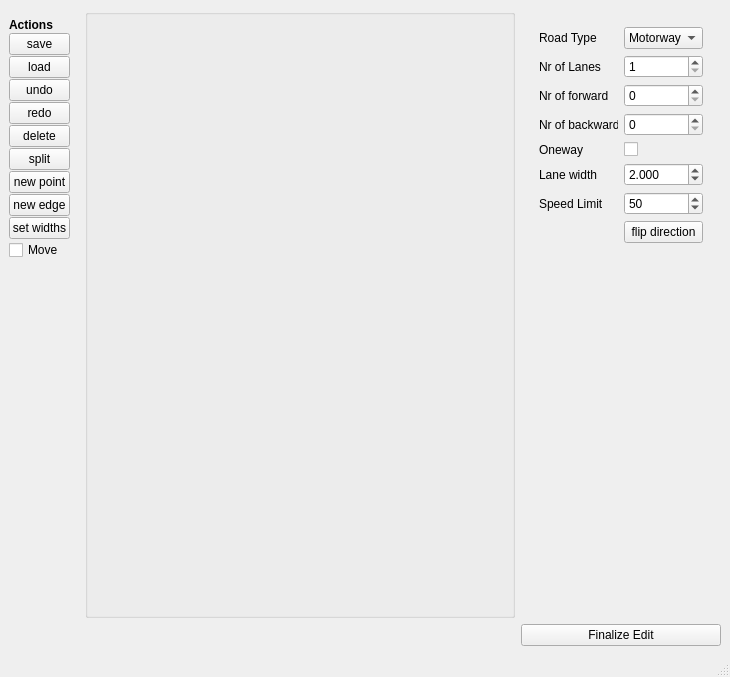
<?xml version="1.0" encoding="UTF-8"?>
<ui version="4.0">
 <class>EdgeEdit</class>
 <widget class="QMainWindow" name="EdgeEdit">
  <property name="geometry">
   <rect>
    <x>0</x>
    <y>0</y>
    <width>730</width>
    <height>677</height>
   </rect>
  </property>
  <property name="windowTitle">
   <string>Edge Edit</string>
  </property>
  <widget class="QWidget" name="centralwidget">
   <layout class="QGridLayout" name="gridLayout">
    <item row="0" column="1">
     <widget class="QGroupBox" name="plot_groupBox">
      <property name="minimumSize">
       <size>
        <width>400</width>
        <height>400</height>
       </size>
      </property>
      <property name="title">
       <string/>
      </property>
      <layout class="QGridLayout" name="gridLayout_2">
       <item row="0" column="0">
        <layout class="QVBoxLayout" name="plot_frame"/>
       </item>
      </layout>
     </widget>
    </item>
    <item row="0" column="0">
     <widget class="QWidget" name="Buttons" native="true">
      <property name="minimumSize">
       <size>
        <width>70</width>
        <height>0</height>
       </size>
      </property>
      <property name="maximumSize">
       <size>
        <width>60</width>
        <height>16777215</height>
       </size>
      </property>
      <layout class="QVBoxLayout" name="verticalLayout">
       <property name="spacing">
        <number>1</number>
       </property>
       <property name="leftMargin">
        <number>0</number>
       </property>
       <property name="bottomMargin">
        <number>1</number>
       </property>
       <item>
        <widget class="QLabel" name="label">
         <property name="font">
          <font>
           <weight>75</weight>
           <bold>true</bold>
          </font>
         </property>
         <property name="text">
          <string>Actions</string>
         </property>
         <property name="alignment">
          <set>Qt::AlignLeading|Qt::AlignLeft|Qt::AlignVCenter</set>
         </property>
        </widget>
       </item>
       <item>
        <widget class="QPushButton" name="b_save">
         <property name="toolTip">
          <string>ctrl+s</string>
         </property>
         <property name="text">
          <string>save</string>
         </property>
        </widget>
       </item>
       <item>
        <widget class="QPushButton" name="b_load">
         <property name="toolTip">
          <string>ctrl + l</string>
         </property>
         <property name="text">
          <string>load</string>
         </property>
        </widget>
       </item>
       <item>
        <widget class="QPushButton" name="b_undo">
         <property name="toolTip">
          <string>ctrl + z</string>
         </property>
         <property name="text">
          <string>undo</string>
         </property>
        </widget>
       </item>
       <item>
        <widget class="QPushButton" name="b_redo">
         <property name="toolTip">
          <string>ctrl + shift + z</string>
         </property>
         <property name="text">
          <string>redo</string>
         </property>
        </widget>
       </item>
       <item>
        <widget class="QPushButton" name="b_delete">
         <property name="maximumSize">
          <size>
           <width>16777215</width>
           <height>16777215</height>
          </size>
         </property>
         <property name="toolTip">
          <string>del</string>
         </property>
         <property name="text">
          <string>delete</string>
         </property>
        </widget>
       </item>
       <item>
        <widget class="QPushButton" name="b_split">
         <property name="toolTip">
          <string>ctrl + d</string>
         </property>
         <property name="text">
          <string>split</string>
         </property>
        </widget>
       </item>
       <item>
        <widget class="QPushButton" name="b_new_waypoint">
         <property name="toolTip">
          <string>ctrl + n</string>
         </property>
         <property name="text">
          <string>new point</string>
         </property>
        </widget>
       </item>
       <item>
        <widget class="QPushButton" name="b_new_edge">
         <property name="toolTip">
          <string>ctrl + e</string>
         </property>
         <property name="text">
          <string>new edge</string>
         </property>
        </widget>
       </item>
       <item>
        <widget class="QPushButton" name="b_set_widths">
         <property name="text">
          <string>set widths</string>
         </property>
        </widget>
       </item>
       <item>
        <widget class="QCheckBox" name="chk_move">
         <property name="text">
          <string>Move</string>
         </property>
        </widget>
       </item>
       <item>
        <spacer name="verticalSpacer">
         <property name="orientation">
          <enum>Qt::Vertical</enum>
         </property>
         <property name="sizeHint" stdset="0">
          <size>
           <width>20</width>
           <height>40</height>
          </size>
         </property>
        </spacer>
       </item>
      </layout>
     </widget>
    </item>
    <item row="0" column="2">
     <widget class="QWidget" name="verticalWidget" native="true">
      <property name="minimumSize">
       <size>
        <width>200</width>
        <height>0</height>
       </size>
      </property>
      <property name="maximumSize">
       <size>
        <width>200</width>
        <height>16777215</height>
       </size>
      </property>
      <layout class="QVBoxLayout" name="verticalLayout_2">
       <item>
        <widget class="QWidget" name="widget" native="true">
         <layout class="QGridLayout" name="gridLayout_3">
          <item row="3" column="1">
           <widget class="QSpinBox" name="sp_backward_lanes"/>
          </item>
          <item row="2" column="1">
           <widget class="QSpinBox" name="sp_forward_lanes"/>
          </item>
          <item row="4" column="0">
           <widget class="QLabel" name="label_6">
            <property name="text">
             <string>Oneway</string>
            </property>
           </widget>
          </item>
          <item row="3" column="0">
           <widget class="QLabel" name="label_4">
            <property name="text">
             <string>Nr of backward</string>
            </property>
           </widget>
          </item>
          <item row="0" column="1">
           <widget class="QComboBox" name="co_road_type">
            <item>
             <property name="text">
              <string>Motorway</string>
             </property>
            </item>
            <item>
             <property name="text">
              <string>Motorway Link</string>
             </property>
            </item>
            <item>
             <property name="text">
              <string>Trunk</string>
             </property>
            </item>
            <item>
             <property name="text">
              <string>Trunk Link</string>
             </property>
            </item>
            <item>
             <property name="text">
              <string>Primary</string>
             </property>
            </item>
            <item>
             <property name="text">
              <string>Primary Link</string>
             </property>
            </item>
            <item>
             <property name="text">
              <string>Secondary</string>
             </property>
            </item>
            <item>
             <property name="text">
              <string>Secondary Link</string>
             </property>
            </item>
            <item>
             <property name="text">
              <string>Tertiary</string>
             </property>
            </item>
            <item>
             <property name="text">
              <string>Tertiary Link</string>
             </property>
            </item>
            <item>
             <property name="text">
              <string>Unclassified</string>
             </property>
            </item>
            <item>
             <property name="text">
              <string>Residential</string>
             </property>
            </item>
            <item>
             <property name="text">
              <string>Living Street</string>
             </property>
            </item>
            <item>
             <property name="text">
              <string>Service</string>
             </property>
            </item>
           </widget>
          </item>
          <item row="1" column="1">
           <widget class="QSpinBox" name="sp_lane_count">
            <property name="minimum">
             <number>1</number>
            </property>
           </widget>
          </item>
          <item row="5" column="0">
           <widget class="QLabel" name="label_7">
            <property name="text">
             <string>Lane width</string>
            </property>
           </widget>
          </item>
          <item row="0" column="0">
           <widget class="QLabel" name="label_5">
            <property name="text">
             <string>Road Type</string>
            </property>
           </widget>
          </item>
          <item row="4" column="1">
           <widget class="QCheckBox" name="ch_oneway">
            <property name="text">
             <string/>
            </property>
           </widget>
          </item>
          <item row="2" column="0">
           <widget class="QLabel" name="label_3">
            <property name="text">
             <string>Nr of forward</string>
            </property>
           </widget>
          </item>
          <item row="5" column="1">
           <widget class="QDoubleSpinBox" name="sp_lane_width">
            <property name="decimals">
             <number>3</number>
            </property>
            <property name="maximum">
             <double>1000.000000000000000</double>
            </property>
            <property name="singleStep">
             <double>0.100000000000000</double>
            </property>
            <property name="value">
             <double>2.000000000000000</double>
            </property>
           </widget>
          </item>
          <item row="6" column="1">
           <widget class="QSpinBox" name="sp_speed_limit">
            <property name="minimum">
             <number>1</number>
            </property>
            <property name="maximum">
             <number>1000</number>
            </property>
            <property name="singleStep">
             <number>10</number>
            </property>
            <property name="value">
             <number>50</number>
            </property>
           </widget>
          </item>
          <item row="6" column="0">
           <widget class="QLabel" name="label_8">
            <property name="text">
             <string>Speed Limit</string>
            </property>
           </widget>
          </item>
          <item row="1" column="0">
           <widget class="QLabel" name="label_2">
            <property name="text">
             <string>Nr of Lanes</string>
            </property>
           </widget>
          </item>
          <item row="7" column="1">
           <widget class="QPushButton" name="b_flip">
            <property name="text">
             <string>flip direction</string>
            </property>
           </widget>
          </item>
         </layout>
        </widget>
       </item>
       <item>
        <spacer name="verticalSpacer_2">
         <property name="orientation">
          <enum>Qt::Vertical</enum>
         </property>
         <property name="sizeHint" stdset="0">
          <size>
           <width>20</width>
           <height>40</height>
          </size>
         </property>
        </spacer>
       </item>
      </layout>
     </widget>
    </item>
    <item row="1" column="2">
     <widget class="QPushButton" name="b_finalize">
      <property name="text">
       <string>Finalize Edit</string>
      </property>
     </widget>
    </item>
   </layout>
  </widget>
  <widget class="QMenuBar" name="menubar">
   <property name="geometry">
    <rect>
     <x>0</x>
     <y>0</y>
     <width>730</width>
     <height>38</height>
    </rect>
   </property>
  </widget>
  <widget class="QStatusBar" name="statusbar"/>
 </widget>
 <resources/>
 <connections/>
</ui>
